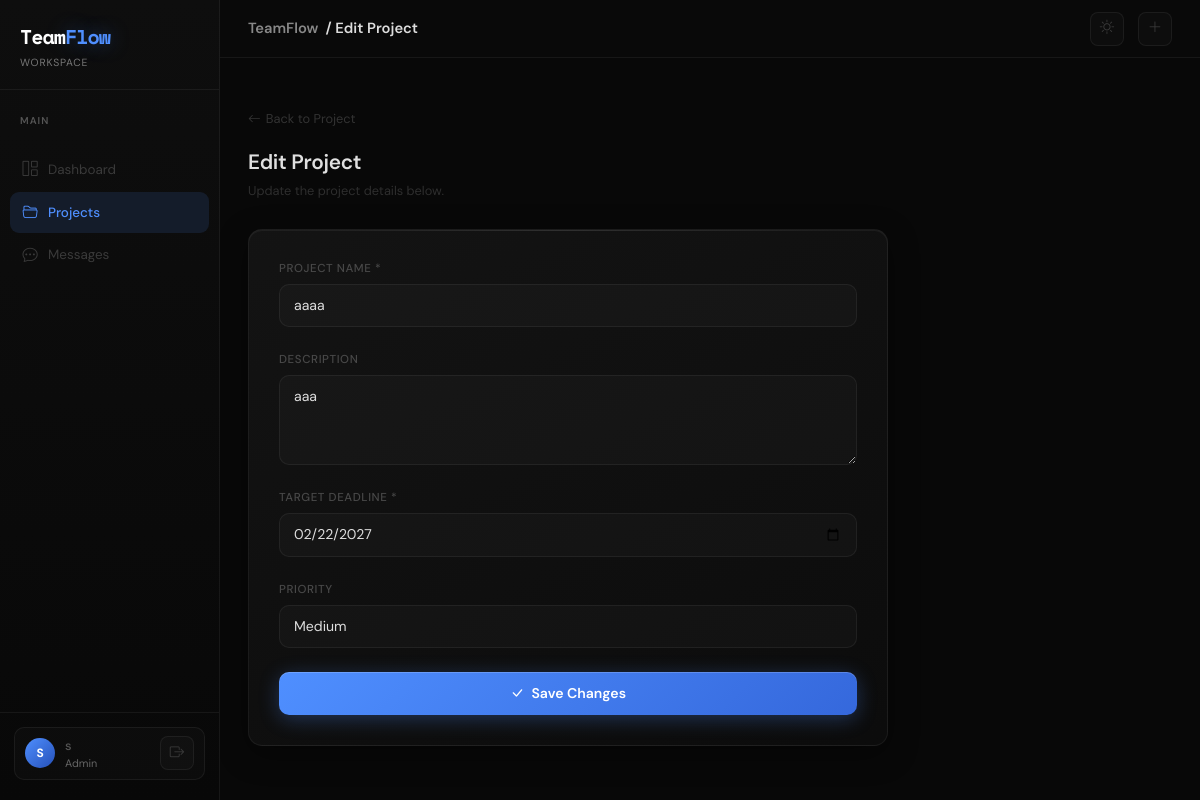
The page /project/3/edit (signed in) on the database its author committed.
### app/models.py (models this page shows, shortened)
class User(db.Model, UserMixin):
    id = db.Column(db.Integer, primary_key=True)
    full_name = db.Column(db.String(100), nullable=False)
    email = db.Column(db.String(120), unique=True, nullable=False)
    password_hash = db.Column(db.String(200), nullable=False)
    role = db.Column(db.String(20), default='Member')  # Admin or Member
    profile_image = db.Column(db.String(100), default='default.jpg')
    created_at = db.Column(db.DateTime, default=datetime.utcnow)
    assigned_tasks = db.relationship('Task', backref='assignee', lazy=True, foreign_keys='Task.assigned_to')
    member_of = db.relationship('ProjectMember', backref='user', lazy=True)
    messages_sent = db.relationship('Message', backref='sender', lazy=True)
    task_files = db.relationship('TaskFile', backref='uploader', lazy=True)
    reports = db.relationship('TaskReport', backref='member', lazy=True)

class Project(db.Model):
    id = db.Column(db.Integer, primary_key=True)
    name = db.Column(db.String(100), nullable=False)
    description = db.Column(db.Text)
    start_date = db.Column(db.Date)
    deadline = db.Column(db.Date)
    priority = db.Column(db.String(20))  # Low, Medium, High, Critical
    status = db.Column(db.String(20), default='Active')
    created_by = db.Column(db.Integer, db.ForeignKey('user.id'))
    created_at = db.Column(db.DateTime, default=datetime.utcnow)
    members = db.relationship('ProjectMember', backref='project', cascade="all, delete", lazy=True)
    tasks = db.relationship('Task', backref='project', cascade="all, delete", lazy=True)
    messages = db.relationship('Message', backref='project', cascade="all, delete", lazy=True)

### app/routes/projects.py (the view, shortened to what this page needs)
@projects.route('/project/<int:id>/edit', methods=['GET', 'POST'])
@login_required
@admin_required
def edit_project(id):
    project = Project.query.get_or_404(id)
    form = ProjectForm(obj=project)
    return render_template('projects/edit_project.html', form=form, project=project)

### app/forms.py
class ProjectForm(FlaskForm):
    name = StringField('Project Name', validators=[DataRequired()])
    description = TextAreaField('Description')
    deadline = DateField('Target Deadline', validators=[DataRequired()])
    priority = SelectField('Priority', choices=[
        ('Low', 'Low'),
        ('Medium', 'Medium'),
        ('High', 'High'),
        ('Critical', 'Critical')
    ])
    submit = SubmitField('Launch Project')

### app/__init__.py (called while the page is built)
def create_app(config_class=Config):
    app = Flask(__name__)
    app.config.from_object(config_class)
    csrf.init_app(app)
    db.init_app(app)
    migrate.init_app(app, db)
    login_manager.init_app(app)
    socketio.init_app(app)
    @app.context_processor
    def inject_today():
        todays_date = date.today()
        return dict(today=todays_date)
    from app.routes.auth import auth
    from app.routes.projects import projects
    from app.routes.tasks import tasks
    from app.routes.main import main
    from app.routes.chat import chat_bp
    app.register_blueprint(auth)
    app.register_blueprint(projects)
    app.register_blueprint(tasks)
    app.register_blueprint(main)
    app.register_blueprint(chat_bp)
    return app

### app/models.py (called while the page is built)
@login_manager.user_loader
def load_user(user_id):
    user = User.query.get(int(user_id))
    return user

### app/utils.py (called while the page is built)
def admin_required(f):
    @wraps(f)
    def decorated_function(*args, **kwargs):
        if not current_user.is_authenticated:
            abort(403)
        if current_user.role != 'Admin':
            abort(403)
        return f(*args, **kwargs)
    return decorated_function

### app/templates/projects/edit_project.html (shortened to what this page needs)
{% extends 'base.html' %}
{% block page_title %}Edit Project{% endblock %}
{% block content %}
<div class="form-wrap">
    <a href="{{ url_for('projects.view_project', id=project.id) }}" class="back-link">
        <i class="bi bi-arrow-left"></i> Back to Project
    </a>
    <div class="section-heading">Edit Project</div>
    <p class="section-sub">Update the project details below.</p>
    <div class="tf-card" style="padding: 30px;">
        <form method="POST" novalidate>
            <div class="mb-4">
                <label class="form-label">Project Name *</label>
                {{ form.name(class="form-control") }}
            </div>
            <div class="mb-4">
                <label class="form-label">Description</label>
                {{ form.description(class="form-control") }}
            </div>
            <div class="mb-4">
                <label class="form-label">Target Deadline *</label>
                {{ form.deadline(class="form-control") }}
            </div>
            <div class="mb-4">
                <label class="form-label">Priority</label>
                {{ form.priority(class="form-select") }}
            </div>
            <button type="submit" class="btn-submit">
                <i class="bi bi-check-lg me-1"></i> Save Changes
            </button>
        </form>
    </div>
</div>
{% endblock %}

### app/templates/base.html (shortened to what this page needs)
<!DOCTYPE html>
<html lang="en">
<head>
    <link href="https://cdn.jsdelivr.net/npm/bootstrap@5.3.0/dist/css/bootstrap.min.css" rel="stylesheet">
    <link rel="stylesheet" href="https://cdn.jsdelivr.net/npm/bootstrap-icons@1.11.0/font/bootstrap-icons.css">
    <link rel="stylesheet" href="{{ url_for('static', filename='css/teamflow.css') }}">
</head>
<body class="app-page">
<aside class="sidebar">
    <a href="{{ url_for('main.dashboard') }}" class="sidebar-brand">
        <div class="logo-text">Team<span>Flow</span></div>
        <div class="logo-sub">Workspace</div>
    </a>
    <nav class="sidebar-nav">
        <p class="nav-section-label">Main</p>
        <a href="{{ url_for('main.dashboard') }}" class="sidebar-link {% if request.endpoint == 'main.dashboard' %}active{% endif %}">
            <i class="bi bi-grid-1x2"></i> Dashboard
        </a>
        <a href="{{ url_for('projects.list_projects') }}" class="sidebar-link {% if 'project' in (request.endpoint or '') %}active{% endif %}">
            <i class="bi bi-folder2-open"></i> Projects
        </a>
        <a href="{{ url_for('chat.index') }}" class="sidebar-link {% if 'chat' in (request.endpoint or '') %}active{% endif %}">
            <i class="bi bi-chat-dots"></i> Messages
        </a>
    </nav>
    <div class="sidebar-user">
        <div class="user-chip">
            <div class="user-avatar">{{ current_user.full_name[0].upper() }}</div>
            <div>
                <div class="user-name">{{ current_user.full_name.split(' ')[0] }}</div>
                <div class="user-role">{{ current_user.role }}</div>
            </div>
            <a href="{{ url_for('auth.logout') }}" class="ms-auto topbar-icon-btn" title="Logout">
                <i class="bi bi-box-arrow-right"></i>
            </a>
        </div>
    </div>
</aside>
<div class="main-wrapper">
    <header class="topbar">
        <div class="topbar-title">
            TeamFlow &nbsp;<span>/ {% block page_title %}Dashboard{% endblock %}</span>
        </div>
        <div class="topbar-actions">
            <button class="topbar-icon-btn" id="themeToggleBtn" onclick="toggleTheme()" title="Toggle light / dark mode">
                <i class="bi bi-sun" id="themeIcon"></i>
            </button>
            {% if current_user.role == 'Admin' %}
            <a href="{{ url_for('projects.new_project') }}" class="topbar-icon-btn" title="New Project">
                <i class="bi bi-plus-lg"></i>
            </a>
            {% endif %}
        </div>
    </header>
    <main class="page-body">
        {% block content %}{% endblock %}
    </main>
</div>
</body>
</html>

### rows shown on the page
User: full_name "S", full_name "s", role "Admin"
Project: name "aaaa", description "aaa", deadline "02/22/2027", priority "Medium"
